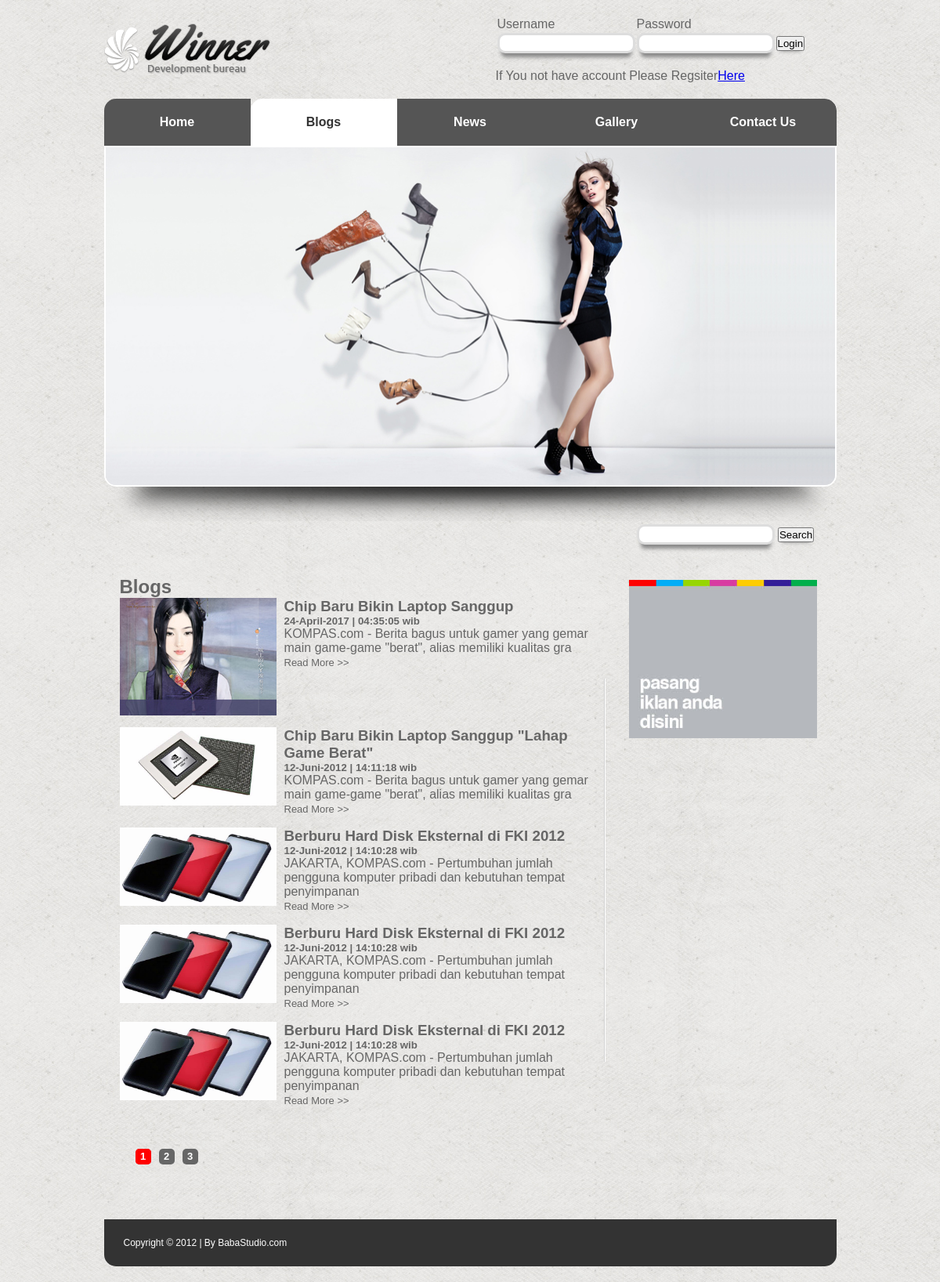
Screenshot of /detail.php?blog with the database file from the repository.
### tables this page shows
CREATE TABLE `slider_tbl` (
  `id` int(11) NOT NULL,
  `image` varchar(256) NOT NULL,
  `title` varchar(256) NOT NULL,
  `desc` text NOT NULL,
  `createdate` datetime NOT NULL
);

CREATE TABLE `news_tbl` (
  `id` int(11) NOT NULL,
  `title` varchar(256) NOT NULL,
  `image` varchar(256) NOT NULL,
  `synopsis` text NOT NULL,
  `detail` text NOT NULL,
  `createdate` datetime NOT NULL
);

### function/utility.php (called while the page is built, shortened)
<?php
 function indonesiadate($thedate) {
	  $hari=substr($thedate,8,2);
	  $bulan=get_namabulan(substr($thedate,5,2));
	  $tahun=substr($thedate,0,4);
	  $hour=substr($thedate,11,2);
	  $minutes=substr($thedate,14,2);
	  $second=substr($thedate,17,2);
	  $tanggal="$hari-$bulan-$tahun | $hour:$minutes:$second wib";
	  return $tanggal;
	 }
 function get_namabulan($bulan) {
	 switch($bulan) {
		case 4 :
		 	$namabulan="April";
			break;
		case 6 :
		 	$namabulan="Juni";
			break;
		 }
		 return $namabulan;
	 }
?>

### function/function.php (the view, shortened to what this page needs)
<?php function head() {?>
<link rel="stylesheet" type="text/css" href="style/style.css">
<link rel="stylesheet" type="text/css" href="jquery.lightbox-0.5.css">
<?php }?>
<?php function get_header() {?>
    	<div id="headerLeft">
        	<img src="images/logo.png">
        </div>
        <div id="headerRight">
         <?php if(isset($_SESSION["membername"])) {?>
      		<table>
             <tr>
                <td>Welcome</td>
                 <td>&nbsp;</td>
                <td>
                <strong><?php echo $_SESSION["membername"]; ?></strong>
                &nbsp;|&nbsp;
                <a href="memberlogout.php">Log Out</a>
                </td>
               </tr>
            </table>
                <?php } else {?>
        	  <table>
            	<tr>
                	<td>Username</td>
                    <td>Password</td>
                    <td></td>
                </tr>
                <tr>
                	<form id="loginmember" name="loginmember" method="post" action="loginmembersubmit.php">
                        <td><input type="email" id="membername" name="membername" required></td>
                        <td><input type="password" id="memberpassword" name="memberpassword" required></td>
                        <td><input type="submit" id="loginmembersubmit" name="loginmembersubmit" value="Login"></td>
                    </form>
                </tr>
            </table>
 <br>
                If You not have account Please Regsiter<a href="detail.php?registermember">Here</a>
                <?php }?>
        </div>
<?php }?>
<?php function get_menu(){?>
    	<ul>
        	<li <?php if (isset($_GET["home"]) ) { ?>class="white borderRadiusLeft"<?php } ?>><a href="index.php?home">Home</a></li>
        	<li <?php if (isset($_GET["blog"]) ) { ?>class="white borderRadiusLeft"<?php } ?>><a href="detail.php?blog">Blogs</a></li>
        	<li <?php if (isset($_GET["news"]) ) { ?>class="white borderRadiusLeft"<?php } ?>><a href="detail.php?news">News</a></li>
        	<li <?php if (isset($_GET["gallery"]) ) { ?>class="white borderRadiusLeft"<?php } ?>><a href="detail.php?gallery">Gallery</a></li>
        	<li  <?php if (isset($_GET["contact"]) ) { ?>class="white borderRadiusRight"<?php }  else {?> class="borderRadiusRight" <?php } ?>><a href="detail.php?contact">Contact Us</a></li>
        </ul>
<?php }?>
<?php function get_slider() {?>
            <?php
          global $koneksi;
		  			$sql="SELECT * FROM slider_tbl";
		  			$qslider=$koneksi->query($sql);
		  			$rowslider=$qslider->fetch_array();
				?>
                <?php do {?>
                <div>
        		<img src="images/<?php echo $rowslider["image"];?>" class="sliderBorder">
            </div>
            <?php }while($rowslider=$qslider->fetch_array());?>
<?php }?>
<?php function get_search(){?>
        	<form id="serachform" name="searchform" method="post" action="detail.php?searchresult">
			<input type="text" id="searchtext" name="searchtext" value="" requaired>
            <input type="submit" id="searchsubmit" name="searchsubmit" value="Search">
			</form>
<?php }?>
<?php function get_footer(){?>
    	Copyright &copy; 2012 | By BabaStudio.com
<?php }?>
<?php function get_blog(){?>
        	  <div id="blogs">
                <h2>Blogs</h2>
                <?php
                global $koneksi;
                $view =5;
                 if($page = isset($_GET["page"])){
                   $page_aktif = $_GET['page'];
                 }else{
                   $page_aktif = 1;
                 }
                 $awaldata = ($page_aktif-1) * $view;
                 $sql = "SELECT * FROM news_tbl ORDER BY createdate DESC LIMIT $awaldata,$view";
                 $query = $koneksi->query($sql);
                 $rows = $query->fetch_assoc();
                do{
                ?>
                <div style="display: block; overflow: hidden; margin-bottom: 15px;" id="blog1">
                    <img src="images/news/<?php echo $rows['image'] ?>" width="200">
                    <h3><?php echo $rows['title'] ?></h3>
                    <h5><?php echo  indonesiadate($rows['createdate']) ?></h5>
                    <p>
                      <?php echo substr( $rows['synopsis'],0,100) ?>
                    </p>
                    <a href="detail.php?newsdetail&id=">Read More &gt;&gt;</a>
                </div>
                <?php }while($rows = $query->fetch_array()); ?>
                <br>
                <?php
                    $sqltotal = "SELECT * FROM news_tbl";
                    $qtotal = $koneksi->query($sqltotal);
                    $total_data = $qtotal->num_rows;
                    $total_page = ceil($total_data/$view);
                ?>
                <div id="paging">
                 <?php for ($i=1; $i<=$total_page ; $i++){ ?>
                   <?php if($i == $page_aktif) { ?>
                     <span class="pagelinkactive">
                       <a style="background-color:red !important;" class="pagelink" href="detail.php?blog&page=<?php echo $i; ?>"><?php echo $i; ?></a>
                     </span>
                   <?php }else{ ?>
                       <a class="pagelink" href="detail.php?blog&page=<?php echo $i; ?>"><?php echo $i; ?></a>
                   <?php } ?>
                  <?php } ?>
                </div>
            </div>
        	<div id="iklan">
                <img src="images/iklan.jpg">
            </div>
<?php }?>

### style/style.css (style rules this page uses)
* { margin:0; padding:0; }
body { background-image:url(images/bg.jpg); font-family:Arial, Helvetica, sans-serif; color:#666 }
input[type="email"] { border: 3px solid #DDD; height:20px; width:150px; -moz-border-radius: 10px; -webkit-border-radius: 10px; border-radius: 10px; -webkit-box-shadow: 0px 10px 5px -5px #888; -moz-box-shadow: 0px 10px 5px -5px #888; box-shadow: 0px 10px 5px -5px #888; background-color:#FFF; padding:0 10px 0 10px; }
input[type="text"] { border: 3px solid #DDD; height:20px; width:150px; -moz-border-radius: 10px; -webkit-border-radius: 10px; border-radius: 10px; -webkit-box-shadow: 0px 10px 5px -5px #888; -moz-box-shadow: 0px 10px 5px -5px #888; box-shadow: 0px 10px 5px -5px #888; background-color:#FFF; padding:0 10px 0 10px; }
input[type="password"] { border: 3px solid #DDD; height:20px; width:150px; -moz-border-radius: 10px; -webkit-border-radius: 10px; border-radius: 10px; -webkit-box-shadow: 0px 10px 5px -5px #888; -moz-box-shadow: 0px 10px 5px -5px #888; box-shadow: 0px 10px 5px -5px #888; background-color:#FFF; padding:0 10px 0 10px; }
input[type="submit"] { -webkit-box-shadow: 0px 5px 5px -5px #888; -moz-box-shadow: 0px 5px 5px -5px #888; box-shadow: 0px 5px 5px -5px #888; }
.borderRadiusLeft { -webkit-border-radius: 15px 0px 0px 0px; border-radius: 15px 0px 0px 0px; }
.borderRadiusRight { -webkit-border-radius: 0px 15px 0px 0px; border-radius: 0px 15px 0px 0px; }
.white { background-color:#FFF !important; }
.white a { color:#333 !important; }
#header #headerLeft { width:212px; float:left; }
#header #headerRight { width:400px; position:absolute; top:20px; left:500px; }
#menu ul { list-style:none; }
#menu ul li { float:left; width:20%; height:60px; text-align:center; background-color:#555; }
#menu ul li a { text-decoration:none; color:#FFF; font-weight:bold; line-height:60px; }
.sliderBorder { border:solid 2px #FFF; width:931px; -webkit-border-radius: 0px 0px 15px 15px; border-radius: 0px 0px 15px 15px; }
#paging { padding:20px;color:#FFFFFF; }
#paging a { display:block; width:20px; height:20px; line-height:20px; text-align:center; font-weight:bold; color:#FFFFFF !important; background-color:#666; float:left; text-decoration:none; margin-right:10px; -moz-border-radius: 5px; -webkit-border-radius: 5px; border-radius: 5px; }
.pagelinkactive { margin-right:10px; text-align:center; width:20px; display:block; color:#FFF; background-color:#F00; -moz-border-radius: 5px; -webkit-border-radius: 5px; border-radius: 5px; float:left; }
#blogs { width:600px; float:left; background:url(../images/vert_line.jpg) right no-repeat; padding:20px; }
#blogs img { float:left; margin-right:10px; }
#blogs a { text-decoration:none; font-size:13px; color:#666; }
#iklan { width:265px; float:right; margin-top:25px; }
#iklan img { width:240px; }

### rows the page displays
slider_tbl: image (picture)
news_tbl: image (picture), title "Chip Baru Bikin Laptop Sanggup", createdate "24-April-2017 | 04:35:05 wib", synopsis "KOMPAS.com - Berita bagus untuk gamer yang gemar main game-game \"berat\", alias memiliki kualitas gra"
news_tbl: image (picture), title "Chip Baru Bikin Laptop Sanggup \"Lahap Game Berat\"", createdate "12-Juni-2012 | 14:11:18 wib", synopsis "KOMPAS.com - Berita bagus untuk gamer yang gemar main game-game \"berat\", alias memiliki kualitas gra"
news_tbl: image (picture), title "Berburu Hard Disk Eksternal di FKI 2012", createdate "12-Juni-2012 | 14:10:28 wib", synopsis "JAKARTA, KOMPAS.com - Pertumbuhan jumlah pengguna komputer pribadi dan kebutuhan tempat penyimpanan"
news_tbl: image (picture), title "Berburu Hard Disk Eksternal di FKI 2012", createdate "12-Juni-2012 | 14:10:28 wib", synopsis "JAKARTA, KOMPAS.com - Pertumbuhan jumlah pengguna komputer pribadi dan kebutuhan tempat penyimpanan"
news_tbl: image (picture), title "Berburu Hard Disk Eksternal di FKI 2012", createdate "12-Juni-2012 | 14:10:28 wib", synopsis "JAKARTA, KOMPAS.com - Pertumbuhan jumlah pengguna komputer pribadi dan kebutuhan tempat penyimpanan"
